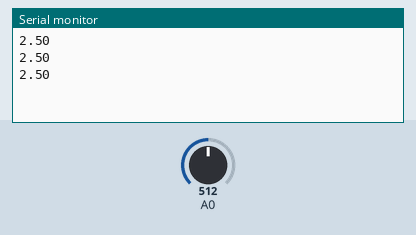
Simulated run of this sketch. Board: Arduino Uno, built with avr-gcc and run on an emulated ATmega328P. On the bench: the last lines printed to the serial monitor. The inputs (shaded band) are chosen by the test bench; at power-on: A0 = 512.

Above: at 1.3 s.
1.4 s: A0 set to 716
At 1.9 s:
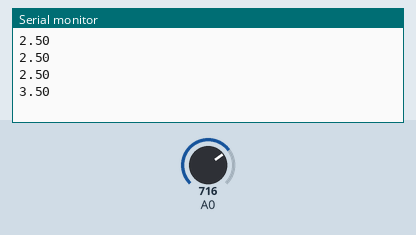
2.9 s: A0 set to 900
At 3.4 s:
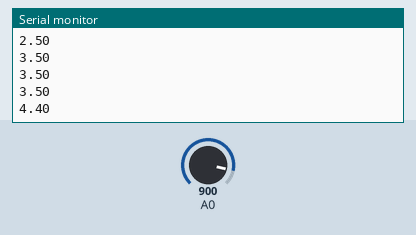
Timing chart, 0 to 5.9 s (numbered marks = the images above; inputs shaded):
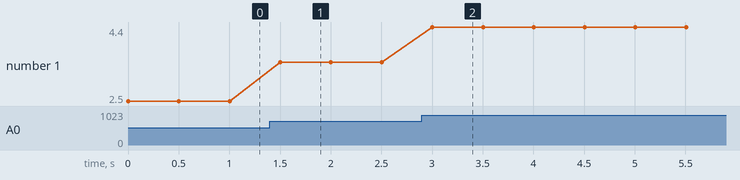

Measured:
- after the input at 1.4 s, the serial monitor: prints a new line after 0.10 s (image 1)
- after the input at 2.9 s, the serial monitor: prints a new line after 0.10 s (image 2)
- plotted number 1: 2.5 → 3.5 after the input at 1.4 s, 3.5 → 4.4 after the input at 2.9 s

The sketch:

calibrar.ino
```cpp
/*
* Calibracion modulo PH
*/

int entrada_A0;
float voltaje;

void setup()  {
  Serial.begin(9600);
}

void loop() {
  entrada_A0 = analogRead(A0);
  voltaje = entrada_A0 * (5.0/1023.0);
  Serial.println(voltaje);
  delay(500);
}
```
